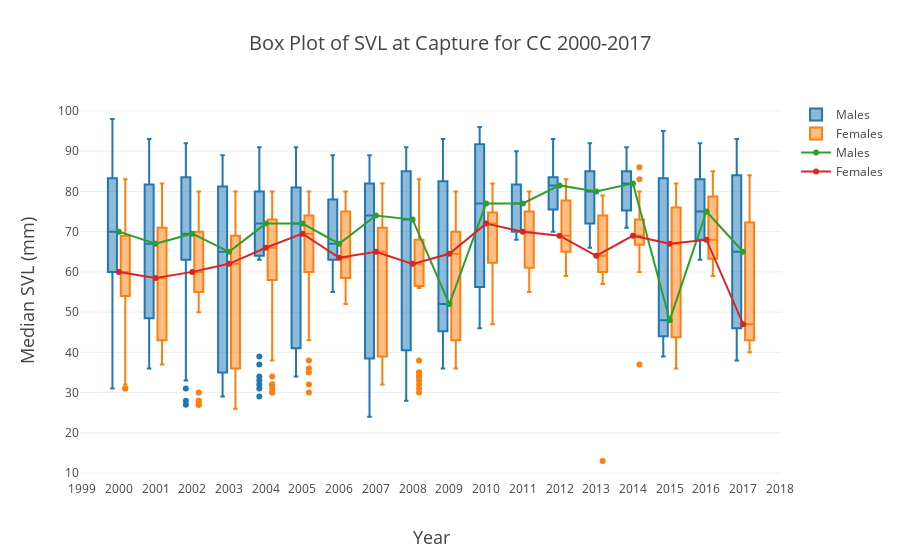

Notebook code cell kept with this figure:
### Markdown cell above
##### Histogram of SVL values

[Back to Top](#Table-of-Contents)

[Back to Analyze Data](#Analyze-Data)

### Code cell
female = go.Box(x=df_firstInYear.loc[(df_firstInYear.sex=='f')]['year'], 
                y = df_firstInYear.loc[(df_firstInYear.sex=='f')].svl
                      ,name='Females')
male = go.Box(x=df_firstInYear.loc[(df_firstInYear.sex=='m')]['year'], 
              y = df_firstInYear.loc[(df_firstInYear.sex=='m')].svl
                    ,name='Males')
female_line = go.Scatter(x=SVLbyYear.loc[(SVLbyYear.sex=='f')]['year'], 
                y = SVLbyYear.loc[(SVLbyYear.sex=='f')]['50%']
                      ,name='Females')
male_line = go.Scatter(x=SVLbyYear.loc[(SVLbyYear.sex=='m')]['year'], 
              y = SVLbyYear.loc[(SVLbyYear.sex=='m')]['50%']
                    ,name='Males')

data = [male,female,male_line,female_line]
layout = go.Layout(
    title = 'Box Plot of SVL at Capture for CC 2000-2017',
    titlefont = dict(
        size = 20),
    xaxis = dict(
        dtick = 1,
        title = 'Year',
        titlefont = dict(
            size = 18)),
    yaxis = dict(
        title = 'Median SVL (mm)',
        titlefont = dict(
            size = 18)),
    boxmode= 'group')

fig = go.Figure(
        data = data,
        layout = layout)
iplot(fig, filename = 'Box Plot of Median SVL Sceloporus jarrovii in CC 2000-2017.html')
plot(fig, filename = 'Box Plot of Median SVL Sceloporus jarrovii in CC 2000-2017.html')

### Figure 1 — Plotly figure (JSON) as saved in the notebook; plotly's stock layout.template omitted (floating-point values rounded to 4 significant figures; data arrays with more than 128 entries replaced by an {"elided": "..."} marker saying what was removed)
{"data": [{"name": "Males", "type": "box", "uid": "9942d7e8-aa80-11e9-a306-90324b8dd25e", "x": {"elided": "676 int values"}, "y": {"elided": "676 int values"}}, {"name": "Females", "type": "box", "uid": "9942d7e9-aa80-11e9-948c-90324b8dd25e", "x": {"elided": "795 int values"}, "y": {"elided": "795 int values"}}, {"name": "Males", "type": "scatter", "uid": "9942d7ea-aa80-11e9-85d3-90324b8dd25e", "x": [2000, 2001, 2002, 2003, 2004, 2005, 2006, 2007, 2008, 2009, 2010, 2011, 2012, 2013, 2014, 2015, 2016, 2017], "y": [70, 67, 69.5, 65, 72, 72, 67, 74, 73, 52, 77, 77, 81.5, 80, 82, 48, 75, 65]}, {"name": "Females", "type": "scatter", "uid": "9942d7eb-aa80-11e9-a9c7-90324b8dd25e", "x": [2000, 2001, 2002, 2003, 2004, 2005, 2006, 2007, 2008, 2009, 2010, 2011, 2012, 2013, 2014, 2015, 2016, 2017], "y": [60, 58.5, 60, 62, 66, 69.5, 63.5, 65, 62, 64.5, 72, 70, 69, 64, 69, 67, 68, 47]}], "layout": {"boxmode": "group", "title": "Box Plot of SVL at Capture for CC 2000-2017", "titlefont": {"size": 20}, "xaxis": {"dtick": 1, "title": "Year", "titlefont": {"size": 18}}, "yaxis": {"title": "Median SVL (mm)", "titlefont": {"size": 18}}}}
